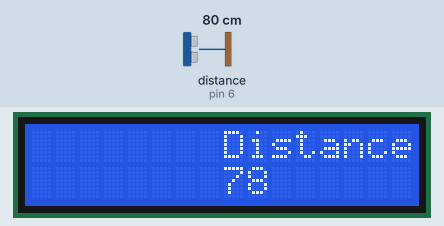
Simulated run of this sketch. Board: Arduino Uno, built with avr-gcc and run on an emulated ATmega328P. Shown: 16×2 character LCD. Wiring (inferred from the names in the program): ultrasonic range finder: trigger pin 7; echo pin 6. The inputs (shaded band) are chosen by the test bench; at power-on: distance to the obstacle (sensor on pin 6) 80 cm. The echo pulse lasts 58.3 µs per cm; what the sketch prints to the serial monitor is not drawn.

Above: at 1.2 s.
1.3 s: distance to the obstacle (sensor on pin 6) set to 2 cm
At 1.51 s:
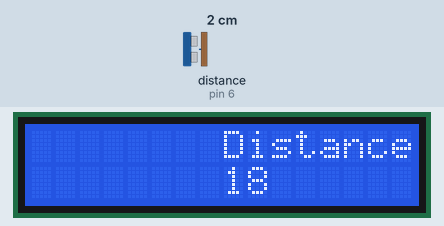
2.8 s: distance to the obstacle (sensor on pin 6) set to 4 cm
At 4.1 s:
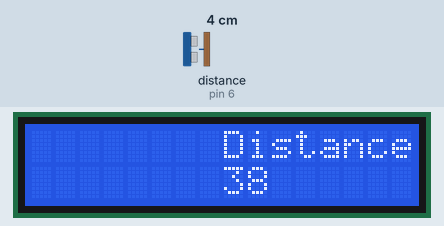
4.4 s: distance to the obstacle (sensor on pin 6) set to 9 cm
At 5.1 s:
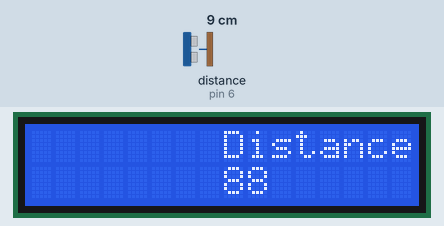
Timing chart, 0 to 7.4 s (numbered marks = the images above; inputs shaded):
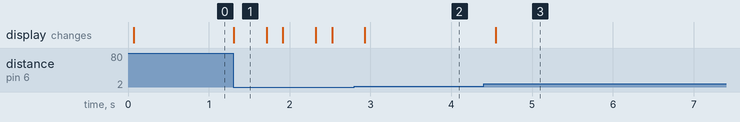

The sketch:

ultra.ino
```cpp
#include<LiquidCrystal.h>
LiquidCrystal lcd(12, 11, 5, 4, 3, 2);
const int trigPin = 7;
const int echoPin = 6;
long duration;
int distance;
void setup()
{
  lcd.begin(16, 2);
  pinMode(trigPin, OUTPUT);
  pinMode(echoPin, INPUT);
  Serial.begin(9600);
}
void loop()
{
  digitalWrite(trigPin, HIGH);
  delayMicroseconds(2);
  digitalWrite(trigPin, HIGH);
  delayMicroseconds(10);
  digitalWrite(trigPin, LOW);
  duration = pulseIn(echoPin, HIGH);
  distance = duration * 0.034 / 2;
  Serial.print(distance);
  lcd.noBlink();
  lcd.setCursor(8, 0);
  lcd.print("Distance: ");
  lcd.setCursor(8, 1);
  lcd.print(distance);
  delay(200);
}
```

Measured:
- after the input at 1.3 s, the display: changes at once (image 1)
- after the input at 2.8 s, the display: changes after 0.13 s (image 2)
- after the input at 4.4 s, the display: changes after 0.15 s (image 3)
- what the display in image 1 shows lasts 0.4 s, from 1.3 s to 1.7 s
